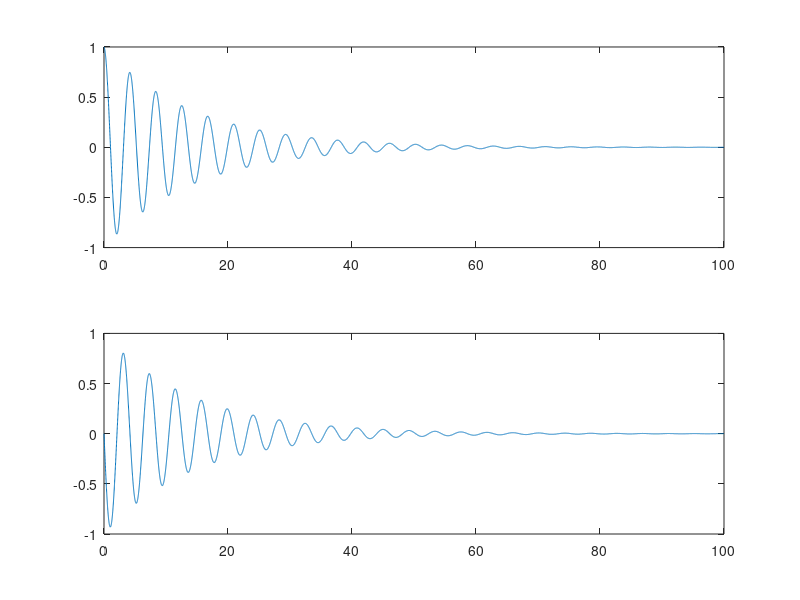

This figure's MATLAB source:
% Matlab 2 Examples
%    Complex Exponentials
%        a)
            a = -0.07;
            b = -1.5;
            t = 0:0.01:100;
            s = exp((a+b*j)*t);
            plot(t,real(s))
            %hold on; plot(t,imag(s),'m')
            %hold off;
            
            subplot(2,1,1),plot(t,real(s))
            subplot(2,1,2),plot(t,imag(s))
%        b) a =  -0.07;  b = 1.5

%        c) a = 0.07; b = 1.5

%        d) a = -0.07; b = 0;

%        e) a=0; b=-1.5